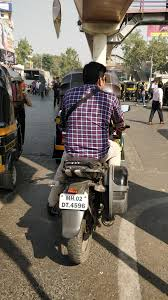
#> input picture sample_images/333333333.jpeg, 168 x 300 px; its folder holds only this picture in this run
$ python -i plate_service.py   (imports and definitions only)
#> lines starting #> are read from the running program, lines starting #| are printed output that depends on the picture; after the words box and inside, x2 and y2 are one past the last pixel; in counts of white or black regions, pixels touching at a corner belong together
#> further down, picture is the input picture: shape (300, 168, 3); mean B, G, R 98, 109.7, 119.1
import threading

import cv2
import numpy as np
from ultralytics import YOLO

from app.core.config import PLATE_MODEL_PATH

MIN_ASPECT = 1.8
MAX_ASPECT = 6.0
MIN_AREA_RATIO = 0.001
MAX_AREA_RATIO = 0.08
PLATE_MODEL_MIN_CONFIDENCE = 0.35

_lock = threading.Lock()
_plate_model = None


# [25 lines left out: functions get_plate_model, detect_plate_boxes, not called in this run]


def locate_plate_candidates(image_bgr: np.ndarray) -> list[tuple[int, int, int, int]]:
    """Fallback classical-CV plate-region localization (no trained model
    needed): find rectangular, high-edge-density regions with a plausible
    plate aspect ratio in the lower half of the frame. Used only if the
    trained detector finds nothing — keeps the pipeline working even on
    plates the model wasn't trained to see."""
    h, w = image_bgr.shape[:2]
#> h = 300; w = 168
    lower = image_bgr[int(h * 0.35):, :]
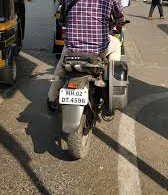
#> lower: shape (195, 168, 3); mean B, G, R 85.8, 98.1, 108.9
    offset_y = int(h * 0.35)
#> offset_y = 105

    gray = cv2.cvtColor(lower, cv2.COLOR_BGR2GRAY)
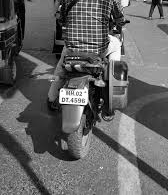
#> gray: shape (195, 168); min 0, max 255, mean 99.9
    gray = cv2.bilateralFilter(gray, 11, 17, 17)
    edges = cv2.Canny(gray, 30, 200)
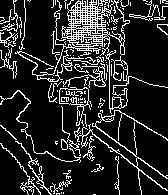
#> edges: shape (195, 168); 15.9% white in thin lines or dots
    edges = cv2.morphologyEx(edges, cv2.MORPH_CLOSE, np.ones((3, 9), np.uint8))
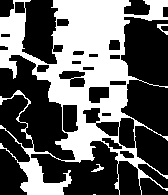
#> edges: shape (195, 168); 38.6% white; 4 white regions (1 under 20 px)

    contours, _ = cv2.findContours(edges, cv2.RETR_LIST, cv2.CHAIN_APPROX_SIMPLE)
#> contours = 26 contours, 1 with area under 20; largest, box (x1, y1, x2, y2) and area: (0, 0, 168, 195) 14210, (118, 117, 136, 149) 458, (62, 104, 79, 133) 411, (88, 86, 110, 104) 304, (95, 121, 120, 137) 268

    frame_area = h * w
#> frame_area = 50400
    candidates = []

    for contour in contours:
        x, y, cw, ch = cv2.boundingRect(contour)
        if ch == 0:
            continue
        aspect = cw / ch
        area_ratio = (cw * ch) / frame_area

        if MIN_ASPECT <= aspect <= MAX_ASPECT and MIN_AREA_RATIO <= area_ratio <= MAX_AREA_RATIO:
            score = area_ratio * (1.0 / (1.0 + abs(aspect - 3.2)))
            candidates.append((score, (x, y + offset_y, x + cw, y + offset_y + ch)))
#> this loop made 26 passes
#> (contour, x, y, cw, ch, aspect, area_ratio) on pass 1: ([[93, 194], [95, 194]], 93, 194, 3, 1, 3, 5.95e-05)
#> after the loop, candidates = 9 items

    candidates.sort(key=lambda c: c[0], reverse=True)
    return [box for _, box in candidates[:5]]


BRIGHT_THRESHOLD = 205


# [35 lines left out: function locate_bright_plate_candidates, not called in this run]

>>> import cv2
>>> picture = cv2.imread('../../../sample_images/333333333.jpeg')
>>> result = locate_plate_candidates(picture)
#> result = [(58, 175, 86, 185), (109, 185, 127, 191), (82, 171, 95, 176), (72, 155, 85, 161), (109, 159, 121, 165)]

$ run again, on sample_images/illegal park.jpeg
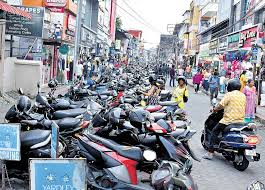
#> input picture sample_images/illegal park.jpeg, 265 x 190 px
#> picture is the input picture: shape (190, 265, 3); mean B, G, R 151.1, 142.1, 139.6
#> in locate_plate_candidates, `edges = cv2.Canny(gray, 30, 200)`:
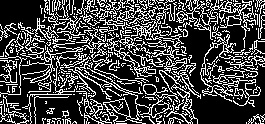
#> edges: shape (124, 265); 27.3% white in thin lines or dots
#> in locate_plate_candidates, `edges = cv2.morphologyEx(edges, cv2.MORPH_CLOSE, np.ones((3, 9), np.ui..`:
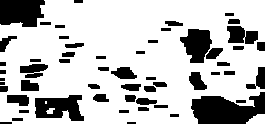
#> edges: shape (124, 265); 75.3% white; 56 black regions (3 under 20 px)
#> contours = 50 contours, 1 with area under 20; largest, box (x1, y1, x2, y2) and area: (0, 0, 265, 124) 29039, (34, 94, 85, 122) 1002, (179, 28, 213, 64) 792, (226, 25, 246, 44) 294, (110, 66, 138, 80) 244
#> the loop in locate_plate_candidates, `for contour in contours:` made 50 passes
#> (x, y, cw, ch, aspect, area_ratio, score) on passes 1, 2, 3, 4, 5, 7, 8, 10: (11, 117, 13, 5, 2.6, 0.00129, 0.000807), (246, 114, 19, 10, 1.9, 0.00377, 0.00164), (169, 113, 11, 5, 2.2, 0.00109, 0.000546), (118, 109, 12, 5, 2.4, 0.00119, 0.000662), (18, 109, 12, 5, 2.4, 0.00119, 0.000662), (137, 106, 13, 6, 2.17, 0.00155, 0.000762), (153, 104, 16, 5, 3.2, 0.00159, 0.00159), (235, 99, 12, 5, 2.4, 0.00119, 0.000662)
#> after the loop in locate_plate_candidates, `for contour in contours:`: candidates = 38 items
#> result = [(34, 160, 85, 188), (19, 129, 49, 140), (110, 132, 138, 146), (6, 160, 30, 173), (135, 163, 158, 172)]

$ run again, on sample_images/illegalpark2.jpeg
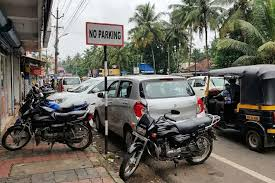
#> input picture sample_images/illegalpark2.jpeg, 275 x 183 px
#> picture is the input picture: shape (183, 275, 3); mean B, G, R 93.9, 102, 104.9
#> in locate_plate_candidates, `edges = cv2.Canny(gray, 30, 200)`:
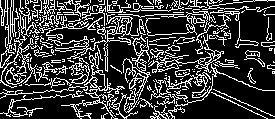
#> edges: shape (119, 275); 23.4% white in thin lines or dots
#> in locate_plate_candidates, `edges = cv2.morphologyEx(edges, cv2.MORPH_CLOSE, np.ones((3, 9), np.ui..`:
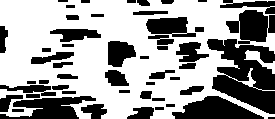
#> edges: shape (119, 275); 61.6% white; 51 black regions (2 under 20 px)
#> contours = 42 contours; largest, box (x1, y1, x2, y2) and area: (0, 0, 275, 119) 24374, (238, 9, 269, 43) 858, (145, 16, 189, 35) 663, (107, 40, 137, 68) 589, (49, 28, 102, 43) 492
#> the loop in locate_plate_candidates, `for contour in contours:` made 42 passes
#> (x, y, cw, ch, aspect, area_ratio, score) on passes 1, 2, 3, 4, 5, 6, 8, 9: (11, 108, 14, 5, 2.8, 0.00139, 0.000994), (154, 106, 11, 5, 2.2, 0.00109, 0.000546), (165, 103, 11, 5, 2.2, 0.00109, 0.000546), (151, 97, 15, 5, 3, 0.00149, 0.00124), (25, 93, 16, 6, 2.67, 0.00191, 0.00124), (40, 91, 17, 6, 2.83, 0.00203, 0.00148), (61, 90, 16, 5, 3.2, 0.00159, 0.00159), (118, 89, 13, 5, 2.6, 0.00129, 0.000807)
#> after the loop in locate_plate_candidates, `for contour in contours:`: candidates = 32 items
#> result = [(30, 115, 75, 129), (49, 92, 102, 107), (145, 80, 189, 99), (148, 133, 176, 144), (179, 149, 205, 160)]

$ run again, on sample_images/illegalpark6.jpeg
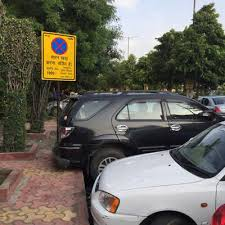
#> input picture sample_images/illegalpark6.jpeg, 225 x 225 px
#> picture is the input picture: shape (225, 225, 3); mean B, G, R 94.6, 103.6, 107.1
#> in locate_plate_candidates, `edges = cv2.Canny(gray, 30, 200)`:
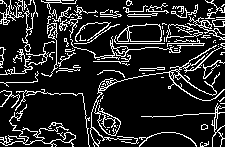
#> edges: shape (147, 225); 15.2% white in thin lines or dots
#> in locate_plate_candidates, `edges = cv2.morphologyEx(edges, cv2.MORPH_CLOSE, np.ones((3, 9), np.ui..`:
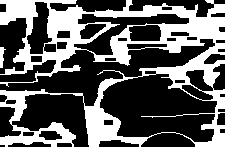
#> edges: shape (147, 225); 36% white; 2 white regions
#> contours = 26 contours; largest, box (x1, y1, x2, y2) and area: (0, 0, 225, 147) 20418, (99, 73, 218, 143) 5470, (73, 13, 190, 56) 1618, (26, 1, 53, 55) 834, (128, 24, 162, 42) 509
#> the loop in locate_plate_candidates, `for contour in contours:` made 26 passes
#> (x, y, cw, ch, aspect, area_ratio, score) on passes 1, 2, 4, 5, 6, 8, 10, 13: (22, 131, 13, 6, 2.17, 0.00154, 0.000758), (38, 130, 25, 11, 2.27, 0.00543, 0.00282), (5, 99, 12, 6, 2, 0.00142, 0.000646), (181, 84, 33, 17, 1.94, 0.0111, 0.00491), (174, 79, 12, 5, 2.4, 0.00119, 0.000658), (144, 70, 13, 5, 2.6, 0.00128, 0.000802), (104, 57, 13, 5, 2.6, 0.00128, 0.000802), (126, 43, 42, 7, 6, 0.00581, 0.00153)
#> after the loop in locate_plate_candidates, `for contour in contours:`: candidates = 14 items
#> result = [(128, 102, 162, 120), (181, 162, 214, 179), (38, 208, 63, 219), (170, 109, 190, 115), (126, 121, 168, 128)]
